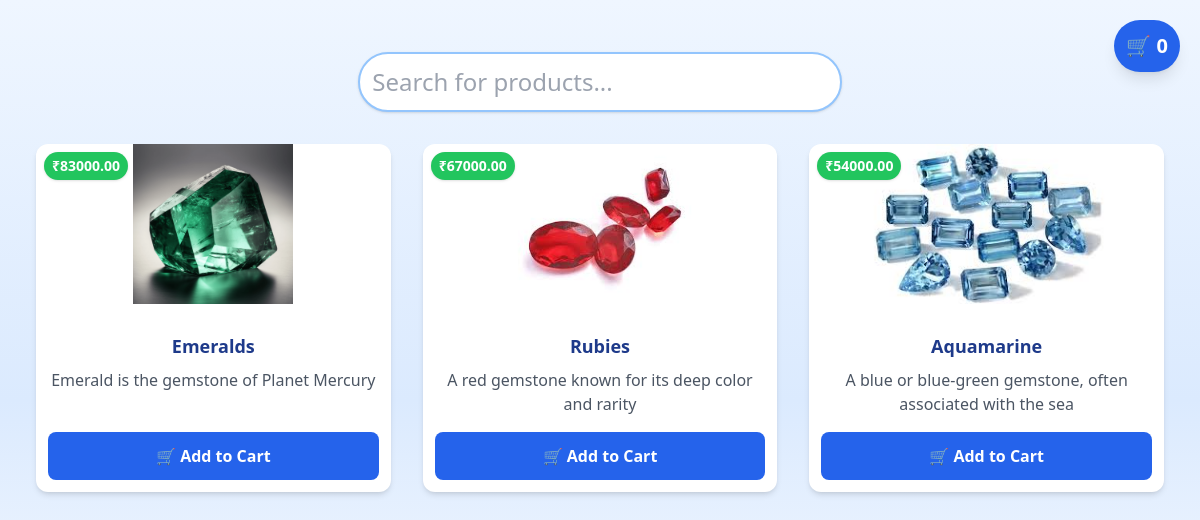
Page /products/gemstone/ on the committed database.
### landing/models.py (models this page shows, shortened)
class Product(models.Model):
    CATEGORY_CHOICES = [
        ('gemstone', 'Gemstone'),
        ('rudraksh', 'Rudraksh'),
        ('yantras','Yantras')
    ]
    name = models.CharField(max_length=200)
    image = models.ImageField(upload_to='products/')
    price = models.DecimalField(max_digits=10, decimal_places=2)
    description = models.TextField()
    category = models.CharField(max_length=20, choices=CATEGORY_CHOICES)

### landing/views.py (the view)
# urls.py: path('products/<str:category>/', product_list, name='product_list'),
def product_list(request, category):
    cart_id = unique_id(request)
    products = Product.objects.filter(category=category)
    cart_count = sum(item.quantity for item in Cart.objects.filter(user_idd=cart_id))
    response = render(request, 'product/product.html', {'products': products,'cart_count':cart_count})
    if 'cart_id' not in request.COOKIES:
        response.set_cookie("cart_id",cart_id,max_age = 31536000)
    return response

### landing/views.py (called while the page is built)
def unique_id(request):
    cart_id = request.COOKIES.get('cart_id')
    if not cart_id:
        cart_id = str(uuid.uuid4())
    return cart_id

### templates/product/product.html (shortened to what this page needs)
{% load static %}
<!DOCTYPE html>
<html lang="en">
<head>
  <script src="https://cdn.tailwindcss.com"></script>
</head>
<body class="bg-gradient-to-b from-blue-50 via-blue-100 to-white
 min-h-screen p-5 relative">
<div class="fixed top-5 right-5 bg-blue-600 text-white  lg:text-xl sm:text-3xl p-3 rounded-full cursor-pointer shadow-lg z-50" onclick="toggleModal()">
  🛒 <span id="cart-count" class="font-bold">{{ cart_count }}</span>
</div>
<div class="flex justify-center mt-8 mb-8">
  <input type="text" id="search-bar" placeholder="Search for products..."
    class="w-full sm:w-8/12 md:w-5/12 p-3 rounded-full border-2 border-blue-300 shadow focus:ring-4 focus:ring-blue-300 focus:outline-none text-base sm:text-2xl"
    onkeyup="searchProducts()">
</div>
<div class="grid grid-cols-1 sm:grid-cols-2 lg:grid-cols-3 gap-8 px-4" id="product-grid">
  {% for product in products %}
  <div class="product-card bg-white rounded-xl shadow-md hover:shadow-lg hover:scale-[1.02] transition-transform overflow-hidden flex flex-col">
    <div class="relative h-40 md:h-44 overflow-hidden">
      <img src="{{ product.image.url }}" alt="{{ product.name }}" class="object-cover lg:h-40 sm:h-52 w-auto mx-auto block" loading="lazy">
      <div class="absolute top-2 left-2 bg-green-500 text-white lg:text-sm sm:text-2xl  font-bold px-2 py-1 rounded-full shadow">
        ₹{{ product.price }}
      </div>
    </div>
    <div class="p-3 text-center flex flex-col flex-1">
      <h3 class="lg:text-lg sm:text-3xl font-bold text-blue-900 mb-2">{{ product.name }}</h3>
      <p class="lg:text-base sm:text-2xl text-gray-600 mb-4">{{ product.description|truncatewords:10 }}</p>
      <a href="{% url 'cart' product.id %}" class="mt-auto">
        <button class="w-full bg-blue-600 text-white px-5 py-3 rounded-lg lg:text-base sm:text-2xl font-semibold transition-transform duration-200 hover:scale-105 hover:bg-blue-800">
          🛒 Add to Cart
        </button>
      </a>
    </div>
  </div>
  {% endfor %}
</div>
</body>
</html>

### rows in the picture
Product: image (picture), price "83000.00", name "Emeralds", description "Emerald is the gemstone of Planet Mercury"
Product: image (picture), price "67000.00", name "Rubies", description "A red gemstone known for its deep color and rarity"
Product: image (picture), price "54000.00", name "Aquamarine", description "A blue or blue-green gemstone, often associated with the sea"

### other values in the picture
{{ cart_count }} "0"
